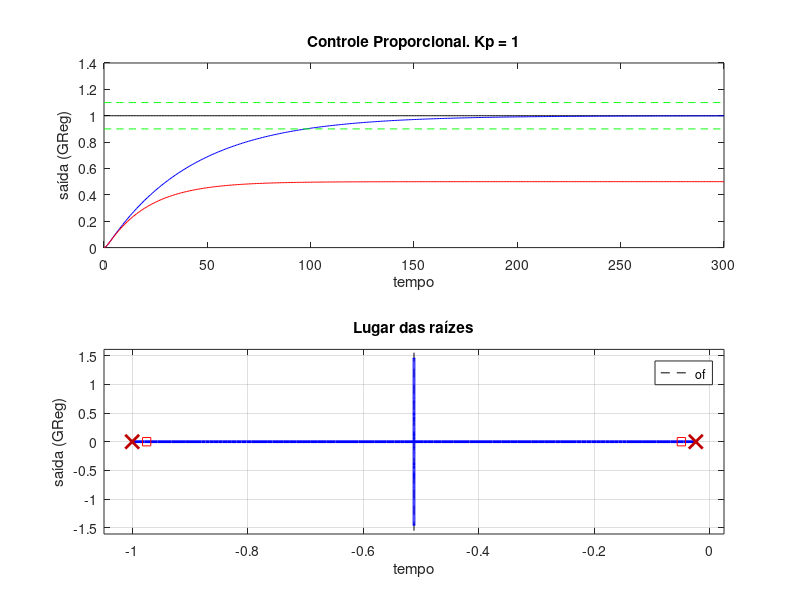
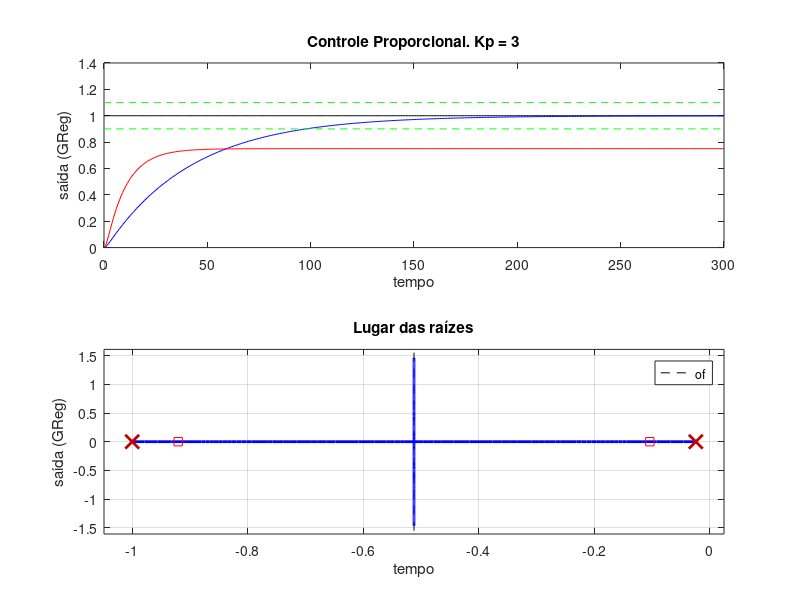
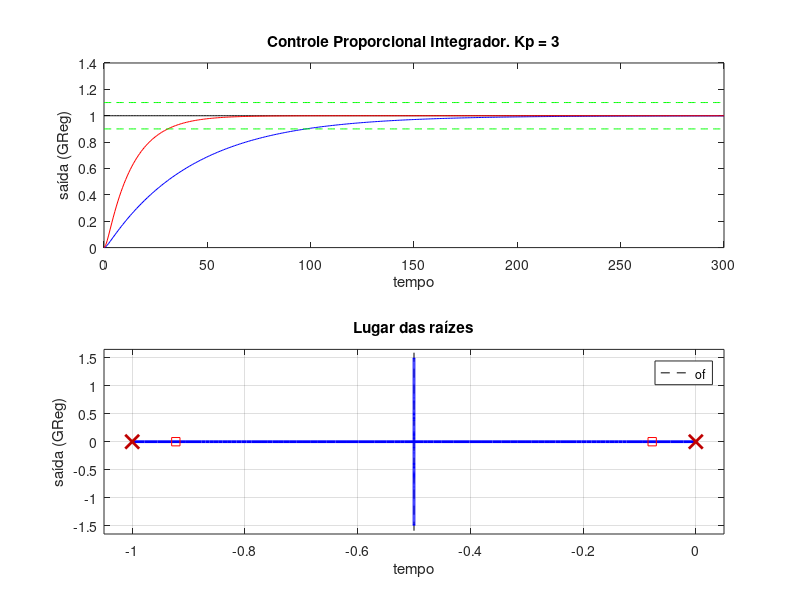
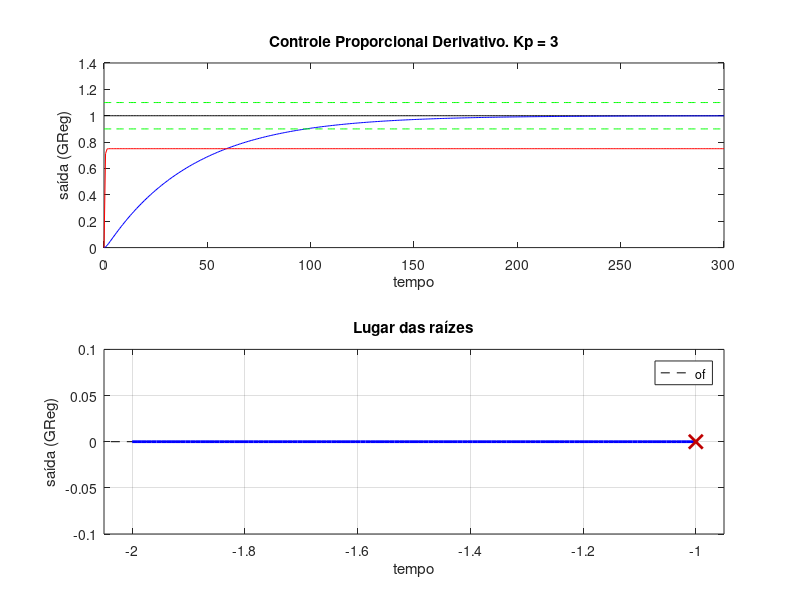

These charts were generated, in order, by the following MATLAB code:
clc
clear
pkg load control

%%%%%%%%%%%%%%%%%%%%%%%%%%%%%%%%%%%%%%%%%%%%%%%%%%%%%%
% 1)
subplot(2, 1, 1);
t = linspace(0,300,400);
tau1= 42;
tau2= 1;
Kp = 1;
S = tf('s');
Gp = 1/((42*S+1)*(S+1));
Gc = Kp;
GMA = minreal(Gp*Gc);
GMF = minreal(GMA/(1+GMA));
[yp,t]= step(Gp,t);
[y,t] = step(GMF,t);
sp = ones(size(t));
plot(t,sp,'k');
hold on;
plot(t,yp,'b');
plot(t,y,'r');
plot(t,0.90*sp,'g--');
plot(t,1.10*sp,'g--');
title('Controle Proporcional. Kp = 1')
xlabel('tempo')
ylabel('saída (GReg)')

subplot(2, 1, 2);
rlocus(GMA);
title('Lugar das raízes');
xlabel('tempo');
ylabel('saída (GReg)');
hold on;
PMF = eig(GMF);
plot(real(PMF), imag(PMF),'rs');
legend of;
clc
clear

%%%%%%%%%%%%%%%%%%%%%%%%%%%%%%%%%%%%%%%%%%%%%%%%%%%%%%
% 1.B)
figure
subplot(2, 1, 1);
t = linspace(0,300,400);
tau1= 42;
tau2= 1;
Kp = 3;
S = tf('s');
Gp = 1/((42*S+1)*(S+1));
Gc = Kp;
GMA = minreal(Gp*Gc);
GMF = minreal(GMA/(1+GMA));
[yp,t]= step(Gp,t);
[y,t] = step(GMF,t);
sp = ones(size(t));
plot(t,sp,'k');
hold on;
plot(t,yp,'b');
plot(t,y,'r');
plot(t,0.90*sp,'g--');
plot(t,1.10*sp,'g--');
title('Controle Proporcional. Kp = 3')
xlabel('tempo')
ylabel('saída (GReg)')

subplot(2, 1, 2);
rlocus(GMA);
title('Lugar das raízes');
xlabel('tempo');
ylabel('saída (GReg)');
hold on;
PMF = eig(GMF);
plot(real(PMF), imag(PMF),'rs');
legend of;
clc
clear

%%%%%%%%%%%%%%%%%%%%%%%%%%%%%%%%%%%%%%%%%%%%%%%%%%%%%%
% 2)

figure
subplot(2, 1, 1);
t = linspace(0,300,400);
tau1= 42;
tau2= 1;
Kp = 3;
S = tf('s');
Gp = 1/((42*S+1)*(S+1));
Gc = Kp*(1+(1/(tau1*S)));;
GMA = minreal(Gp*Gc);
GMF = minreal(GMA/(1+GMA));
[yp,t]= step(Gp,t);
[y,t] = step(GMF,t);
sp = ones(size(t));
plot(t,sp,'k');
hold on;
plot(t,yp,'b');
plot(t,y,'r');
plot(t,0.90*sp,'g--');
plot(t,1.10*sp,'g--');
title('Controle Proporcional Integrador. Kp = 3')
xlabel('tempo')
ylabel('saída (GReg)')

subplot(2, 1, 2);
rlocus(GMA);
title('Lugar das raízes');
xlabel('tempo');
ylabel('saída (GReg)');
hold on;
PMF = eig(GMF);
plot(real(PMF), imag(PMF),'rs');
legend of;
clc
clear
%%%%%%%%%%%%%%%%%%%%%%%%%%%%%%%%%%%%%%%%%%%%%%%%%%%%%%
% 3)
figure
subplot(2, 1, 1);
t = linspace(0,300,400);
tau1= 42;
tau2= 1;
Kp = 3;
S = tf('s');
Gp = 1/((42*S+1)*(S+1));
Gc = Kp*(1+tau1*S);
GMA = minreal(Gp*Gc);
GMF = minreal(GMA/(1+GMA));
[yp,t]= step(Gp,t);
[y,t] = step(GMF,t);
sp = ones(size(t));
plot(t,sp,'k');
hold on;
plot(t,yp,'b');
plot(t,y,'r');
plot(t,0.90*sp,'g--');
plot(t,1.10*sp,'g--');
title('Controle Proporcional Derivativo. Kp = 3')
xlabel('tempo')
ylabel('saída (GReg)')

subplot(2, 1, 2);
rlocus(GMA);
title('Lugar das raízes');
xlabel('tempo');
ylabel('saída (GReg)');
hold on;
PMF = eig(GMF);
plot(real(PMF), imag(PMF),'rs');
legend of;
clc
clear
%%%%%%%%%%%%%%%%%%%%%%%%%%%%%%%%%%%%%%%%%%%%%%%%%%%%%%
% 3)
figure
subplot(2, 1, 1);
t = linspace(0,300,400);
tau1= 42;
tau2= 1;
Kp = 3;
S = tf('s');
Gp = 1/((42*S+1)*(S+1));
Gc =  Kp*(1+(1/(tau2*S))+tau1*S);
GMA = minreal(Gp*Gc);
GMF = minreal(GMA/(1+GMA));
[yp,t]= step(Gp,t);
[y,t] = step(GMF,t);
sp = ones(size(t));
plot(t,sp,'k');
hold on;
plot(t,yp,'b');
plot(t,y,'r');
plot(t,0.90*sp,'g--');
plot(t,1.10*sp,'g--');
title('Controle PID. Kp = 3')
xlabel('tempo')
ylabel('saída (GReg)')

subplot(2, 1, 2);
rlocus(GMA);
title('Lugar das raízes');
xlabel('tempo');
ylabel('saída (GReg)');
hold on;
PMF = eig(GMF);
plot(real(PMF), imag(PMF),'rs');
legend of;
clc
clear
